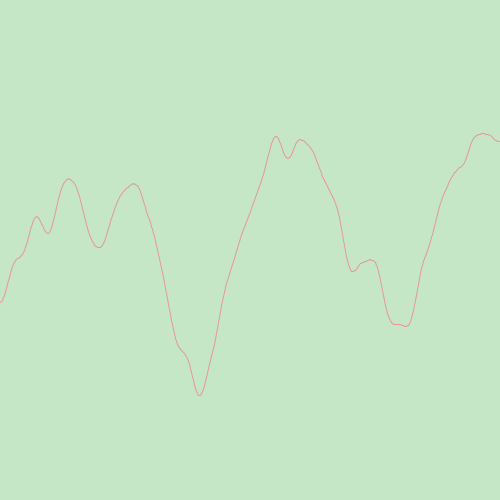
Frame 1 (no input)
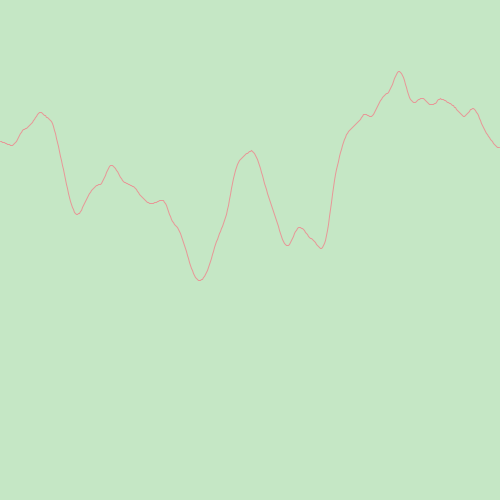
Frame 2 (the mouse pressed at the canvas centre, redrawn once)

The Processing sketch that drew these frames (run headless with seeded random() and noise(); the mouse was pressed at the canvas centre and the sketch redrawn once):

// Processing sketch: Graphing_NoiseWave
// ── Graphing_NoiseWave.pde
/*

Creative Coding for Artists Workshop by Liu Chang
June 10th 2017
@Currents New Media Festival, Santa Fe, New Mexico
 
Below is a code example for the exercise section.
Only for education purpose.

Github Repo: https://github.com/CICILIU/Currents-Coding-Workshop
www.liuchang.work
 
*/
float y;
float xoffset;

void setup() {
  size(500, 500);
  //noiseDetail(20);
}

void draw() {
  background(197, 231, 197);
  stroke(16, 151, 234);
  noFill();
  beginShape();


  for (int x= 0; x<width; x++) {
    
    xoffset = xoffset +0.01;
    y = map(noise(xoffset), 0, 1, 0, height);

    stroke(231, 151, 151);
    vertex(x, y);
  }
  endShape();
  noLoop();
}
